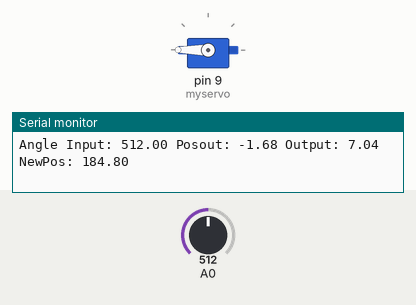
This sketch was run on a simulated Arduino Uno, built with avr-gcc and run on an emulated ATmega328P. On the bench: servo, the last lines printed to the serial monitor. The inputs (shaded band) are chosen by the test bench; at power-on: A0 = 512.

Above: at 6.2 s.
6.3 s: A0 set to 529
At 8.59 s:
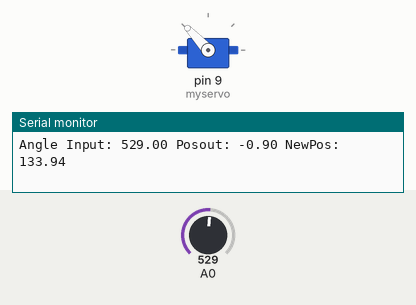
9.3 s: A0 set to 716
11.0 s: A0 set to 306
At 11.07 s:
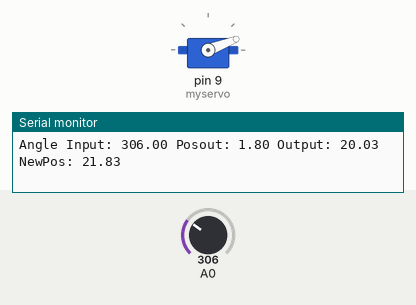
14.0 s: A0 set to 1023
At 15.1 s:
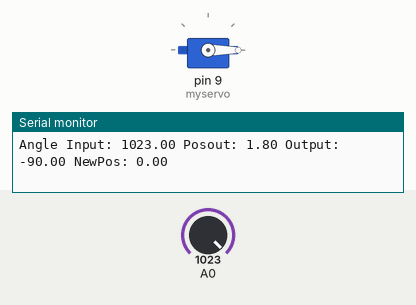
Timing chart, 0 to 17.0 s (numbered marks = the images above; inputs shaded):
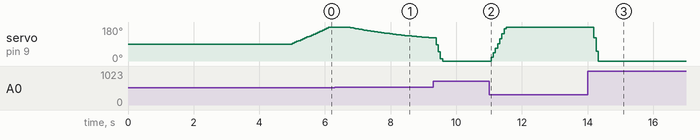

The sketch:

arduino_code.ino
```cpp
#include <PID_v1.h>
#include <Servo.h>
#include <SimpleKalmanFilter.h>

Servo myservo;

double Setpoint, Input, Output;
double Midpoint, Curpos, Posout;
int tolerance = 5;
double NewPos;
// gain level
double Ku = 0.2;
// period
double Pu = 3;
// PID params
double Kp = Ku;
double Ki = 2*Kp/Pu;
double Kd = 0;

PID myPID(&Input, &Output, &Setpoint, Kp, Ki, Kd, DIRECT);
PID posPID(&Curpos, &Posout, &Midpoint, 0.02, 0, 0, DIRECT);

SimpleKalmanFilter myKalmanFilter(5, 5, 0.001);
// the setup routine runs once when you press reset:
void setup() {
  // initialize serial communication at 9600 bits per second:
  Serial.begin(9600);


  myservo.attach(9);
  Curpos = 90;
  myservo.write(Curpos);
  delay(5000);

  Input = analogRead(A0);
  Setpoint = 534;
  Midpoint = Curpos;
  myPID.SetMode(AUTOMATIC);
  myPID.SetOutputLimits(-90, 90);

  posPID.SetMode(AUTOMATIC);
  posPID.SetOutputLimits(-90, 90);
}

// the loop routine runs over and over again forever:
void loop() {
  // read the input on analog pin 0:
  Input = analogRead(A0);
//    Input = myKalmanFilter.updateEstimate(Input);
  Serial.print("Angle Input: ");
  Serial.print(Input);


  posPID.Compute();

  Serial.print(" Posout: ");
  Serial.print(Posout);

  NewPos = Curpos+Posout;

  if (abs(Input-Setpoint)>tolerance)
  {
    // compute new output:
    myPID.Compute();
    NewPos = NewPos+Output;
    Serial.print(" Output: ");
    Serial.print(Output);

  }

  if (NewPos<0){
    NewPos = 0;
  }
  if (NewPos>255){
    NewPos = 255;
  }

  Serial.print(" NewPos: ");
  Serial.println(NewPos);

  Curpos = NewPos;
  myservo.write(NewPos);

  delay(1);        // delay in between reads for stability
}
```

Measured:
- the behaviour switches between 528 and 529 on A0 (found by bisection; images 0 and 1)
- after the input at 6.3 s, servo on pin 9 (myservo): moves from 180° to 123° over 2.5 s, starting after 0.42 s
- after the input at 11.0 s, servo on pin 9 (myservo): moves from 0° to 180° over 0.46 s, starting after 0.07 s
- after the input at 14.0 s, servo on pin 9 (myservo): 180° → 122° after 0.19 s, → 52° 0.07 s later, → 0° 0.07 s later
